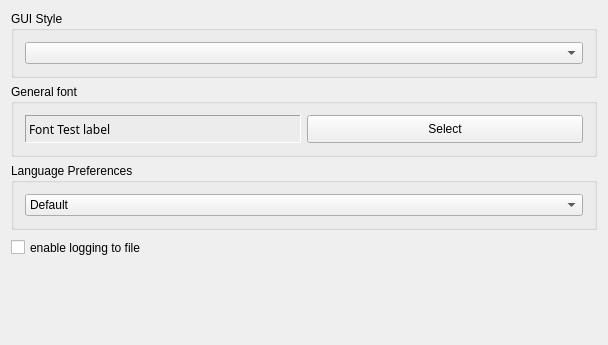
<?xml version="1.0" encoding="UTF-8"?>
<ui version="4.0">
 <class>MainControlPreferencesData</class>
 <widget class="QWidget" name="MainControlPreferencesData">
  <property name="geometry">
   <rect>
    <x>0</x>
    <y>0</y>
    <width>608</width>
    <height>345</height>
   </rect>
  </property>
  <property name="sizePolicy">
   <sizepolicy hsizetype="Preferred" vsizetype="Preferred">
    <horstretch>0</horstretch>
    <verstretch>0</verstretch>
   </sizepolicy>
  </property>
  <property name="minimumSize">
   <size>
    <width>0</width>
    <height>0</height>
   </size>
  </property>
  <property name="maximumSize">
   <size>
    <width>32000</width>
    <height>32000</height>
   </size>
  </property>
  <property name="windowTitle">
   <string>MainControlPreferences</string>
  </property>
  <layout class="QVBoxLayout" name="verticalLayout_3">
   <item>
    <widget class="QGroupBox" name="groupBox_2">
     <property name="title">
      <string>GUI Style</string>
     </property>
     <layout class="QVBoxLayout" name="verticalLayout_2">
      <item>
       <widget class="QComboBox" name="style_box_">
        <property name="sizePolicy">
         <sizepolicy hsizetype="Preferred" vsizetype="Preferred">
          <horstretch>0</horstretch>
          <verstretch>0</verstretch>
         </sizepolicy>
        </property>
        <property name="toolTip">
         <string>Select a GUI style to alter the appearance of BALLView</string>
        </property>
       </widget>
      </item>
     </layout>
    </widget>
   </item>
   <item>
    <widget class="QGroupBox" name="GroupBox1_2_2">
     <property name="title">
      <string>General font</string>
     </property>
     <layout class="QVBoxLayout" name="verticalLayout">
      <item>
       <layout class="QHBoxLayout" name="horizontalLayout_2">
        <item>
         <widget class="QLabel" name="font_label">
          <property name="sizePolicy">
           <sizepolicy hsizetype="Preferred" vsizetype="Preferred">
            <horstretch>0</horstretch>
            <verstretch>0</verstretch>
           </sizepolicy>
          </property>
          <property name="maximumSize">
           <size>
            <width>400</width>
            <height>190</height>
           </size>
          </property>
          <property name="font">
           <font>
            <family>Sans Serif</family>
            <pointsize>9</pointsize>
            <weight>50</weight>
            <italic>false</italic>
            <bold>false</bold>
            <underline>false</underline>
            <strikeout>false</strikeout>
           </font>
          </property>
          <property name="toolTip">
           <string>Font Preview</string>
          </property>
          <property name="frameShape">
           <enum>QFrame::Panel</enum>
          </property>
          <property name="frameShadow">
           <enum>QFrame::Sunken</enum>
          </property>
          <property name="text">
           <string>Font Test label</string>
          </property>
          <property name="alignment">
           <set>Qt::AlignVCenter</set>
          </property>
         </widget>
        </item>
        <item>
         <widget class="QPushButton" name="font_button">
          <property name="sizePolicy">
           <sizepolicy hsizetype="Minimum" vsizetype="Preferred">
            <horstretch>0</horstretch>
            <verstretch>0</verstretch>
           </sizepolicy>
          </property>
          <property name="minimumSize">
           <size>
            <width>0</width>
            <height>28</height>
           </size>
          </property>
          <property name="toolTip">
           <string>Select the font</string>
          </property>
          <property name="text">
           <string>Select</string>
          </property>
         </widget>
        </item>
       </layout>
      </item>
     </layout>
    </widget>
   </item>
   <item>
    <widget class="QGroupBox" name="LenguagePreferencesGroup">
     <property name="title">
      <string>Language Preferences</string>
     </property>
     <layout class="QHBoxLayout" name="horizontalLayout">
      <item>
       <widget class="QComboBox" name="languageComboBox_">
        <item>
         <property name="text">
          <string>Default</string>
         </property>
        </item>
       </widget>
      </item>
     </layout>
    </widget>
   </item>
   <item>
    <widget class="QCheckBox" name="logging_to_file">
     <property name="sizePolicy">
      <sizepolicy hsizetype="Fixed" vsizetype="Fixed">
       <horstretch>0</horstretch>
       <verstretch>0</verstretch>
      </sizepolicy>
     </property>
     <property name="minimumSize">
      <size>
       <width>250</width>
       <height>23</height>
      </size>
     </property>
     <property name="maximumSize">
      <size>
       <width>250</width>
       <height>23</height>
      </size>
     </property>
     <property name="toolTip">
      <string>Writes the information from the Logs window into a file</string>
     </property>
     <property name="text">
      <string>enable logging to file</string>
     </property>
    </widget>
   </item>
   <item>
    <spacer name="verticalSpacer">
     <property name="orientation">
      <enum>Qt::Vertical</enum>
     </property>
     <property name="sizeHint" stdset="0">
      <size>
       <width>20</width>
       <height>87</height>
      </size>
     </property>
    </spacer>
   </item>
  </layout>
 </widget>
 <layoutdefault spacing="6" margin="11"/>
 <tabstops>
  <tabstop>style_box_</tabstop>
  <tabstop>font_button</tabstop>
  <tabstop>logging_to_file</tabstop>
 </tabstops>
 <includes>
  <include location="global">BALL_core/COMMON/global.h</include>
 </includes>
 <resources/>
 <connections/>
 <slots>
  <slot>languageChanged_()</slot>
 </slots>
</ui>
